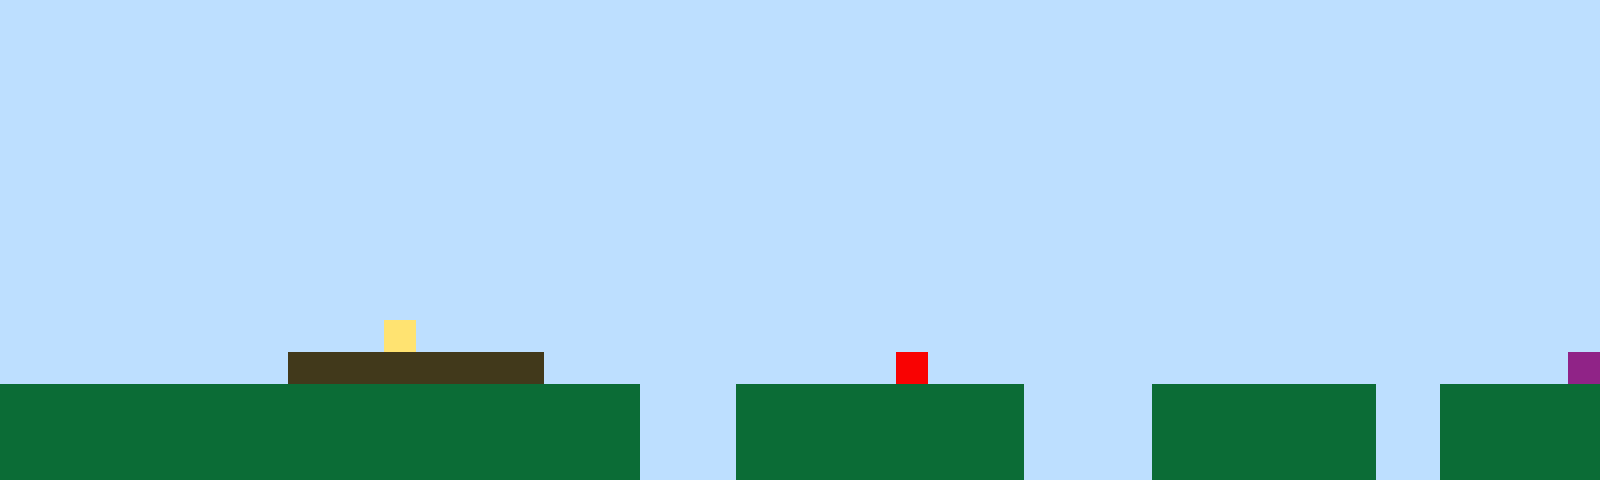

This game map was drawn from its Tiled (.tmx) file and the tilesets committed beside it. A one-line description and the full map source follow:
An orthogonal 50x15 tile map with 32x32 px tiles, 1 tile layer (Tile Layer 1).

<map version="1.10" tiledversion="1.11.2" orientation="orthogonal" renderorder="right-up" width="50" height="15" tilewidth="32" tileheight="32" infinite="0" nextlayerid="2" nextobjectid="1"><editorsettings><export target="map1.csv" format="csv" /></editorsettings><tileset firstgid="1" name="sprites" tilewidth="32" tileheight="32" tilecount="6" columns="3"><image source="sprites.png" width="96" height="64" /></tileset><layer id="1" name="Tile Layer 1" width="50" height="15"><data encoding="csv">1,1,1,1,1,1,1,1,1,1,1,1,1,1,1,1,1,1,1,1,1,1,1,1,1,1,1,1,1,1,1,1,1,1,1,1,1,1,1,1,1,1,1,1,1,1,1,1,1,1,1,1,1,1,1,1,1,1,1,1,1,1,1,1,1,1,1,1,1,1,1,1,1,1,1,1,1,1,1,1,1,1,1,1,1,1,1,1,1,1,1,1,1,1,1,1,1,1,1,1,1,1,1,1,1,1,1,1,1,1,1,1,1,1,1,1,1,1,1,1,1,1,1,1,1,1,1,1,1,1,1,1,1,1,1,1,1,1,1,1,1,1,1,1,1,1,1,1,1,1,1,1,1,1,1,1,1,1,1,1,1,1,1,1,1,1,1,1,1,1,1,1,1,1,1,1,1,1,1,1,1,1,1,1,1,1,1,1,1,1,1,1,1,1,1,1,1,1,1,1,1,1,1,1,1,1,1,1,1,1,1,1,1,1,1,1,1,1,1,1,1,1,1,1,1,1,1,1,1,1,1,1,1,1,1,1,1,1,1,1,1,1,1,1,1,1,1,1,1,1,1,1,1,1,1,1,1,1,1,1,1,1,1,1,1,1,1,1,1,1,1,1,1,1,1,1,1,1,1,1,1,1,1,1,1,1,1,1,1,1,1,1,1,1,1,1,1,1,1,1,1,1,1,1,1,1,1,1,1,1,1,1,1,1,1,1,1,1,1,1,1,1,1,1,1,1,1,1,1,1,1,1,1,1,1,1,1,1,1,1,1,1,1,1,1,1,1,1,1,1,1,1,1,1,1,1,1,1,1,1,1,1,1,1,1,1,1,1,1,1,1,1,1,1,1,1,1,1,1,1,1,1,1,1,1,1,1,1,1,1,1,1,1,1,1,1,1,1,1,1,1,1,1,1,1,1,1,1,1,1,1,1,1,1,1,1,1,1,1,1,1,1,1,1,1,1,1,1,1,1,1,1,1,1,1,1,1,1,1,1,1,1,1,1,1,1,1,1,1,1,1,1,1,1,1,1,1,1,1,1,1,1,1,1,1,1,1,1,1,1,1,1,1,1,1,1,1,1,1,1,1,1,1,1,1,1,1,1,1,1,1,1,1,1,1,1,1,1,1,1,1,1,1,1,1,1,1,1,1,1,1,1,4,1,1,1,1,1,1,1,1,1,1,1,1,1,1,1,1,1,1,1,1,1,1,1,1,1,1,1,1,1,1,1,1,1,1,1,1,1,1,1,1,1,1,1,1,1,1,3,3,3,3,3,3,3,3,1,1,1,1,1,1,1,1,1,1,1,5,1,1,1,1,1,1,1,1,1,1,1,1,1,1,1,1,1,1,1,1,6,2,2,2,2,2,2,2,2,2,2,2,2,2,2,2,2,2,2,2,2,1,1,1,2,2,2,2,2,2,2,2,2,1,1,1,1,2,2,2,2,2,2,2,1,1,2,2,2,2,2,2,2,2,2,2,2,2,2,2,2,2,2,2,2,2,2,2,2,2,2,1,1,1,2,2,2,2,2,2,2,2,2,1,1,1,1,2,2,2,2,2,2,2,1,1,2,2,2,2,2,2,2,2,2,2,2,2,2,2,2,2,2,2,2,2,2,2,2,2,2,1,1,1,2,2,2,2,2,2,2,2,2,1,1,1,1,2,2,2,2,2,2,2,1,1,2,2,2,2,2</data></layer></map>
